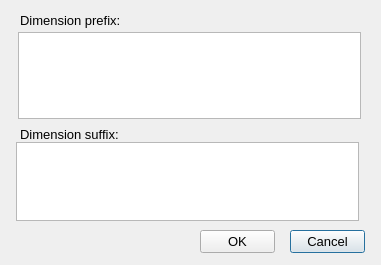
<?xml version="1.0" encoding="UTF-8"?>
<ui version="4.0">
 <class>DimensionText_Dialog</class>
 <widget class="QDialog" name="DimensionText_Dialog">
  <property name="geometry">
   <rect>
    <x>0</x>
    <y>0</y>
    <width>381</width>
    <height>265</height>
   </rect>
  </property>
  <property name="font">
   <font>
    <pointsize>10</pointsize>
   </font>
  </property>
  <property name="windowTitle">
   <string>Change dimension text</string>
  </property>
  <widget class="QLabel" name="label">
   <property name="geometry">
    <rect>
     <x>20</x>
     <y>10</y>
     <width>121</width>
     <height>20</height>
    </rect>
   </property>
   <property name="font">
    <font>
     <pointsize>10</pointsize>
    </font>
   </property>
   <property name="text">
    <string>Dimension prefix:</string>
   </property>
   <property name="alignment">
    <set>Qt::AlignLeading|Qt::AlignLeft|Qt::AlignVCenter</set>
   </property>
  </widget>
  <widget class="QLabel" name="label_2">
   <property name="geometry">
    <rect>
     <x>20</x>
     <y>124</y>
     <width>121</width>
     <height>20</height>
    </rect>
   </property>
   <property name="font">
    <font>
     <pointsize>10</pointsize>
    </font>
   </property>
   <property name="text">
    <string>Dimension suffix:</string>
   </property>
   <property name="alignment">
    <set>Qt::AlignLeading|Qt::AlignLeft|Qt::AlignVCenter</set>
   </property>
  </widget>
  <widget class="QPushButton" name="_2">
   <property name="geometry">
    <rect>
     <x>290</x>
     <y>230</y>
     <width>75</width>
     <height>23</height>
    </rect>
   </property>
   <property name="text">
    <string>Cancel</string>
   </property>
  </widget>
  <widget class="QPushButton" name="_1">
   <property name="geometry">
    <rect>
     <x>200</x>
     <y>230</y>
     <width>75</width>
     <height>23</height>
    </rect>
   </property>
   <property name="text">
    <string>OK</string>
   </property>
  </widget>
  <widget class="QTextEdit" name="_100">
   <property name="geometry">
    <rect>
     <x>18</x>
     <y>32</y>
     <width>343</width>
     <height>87</height>
    </rect>
   </property>
  </widget>
  <widget class="QTextEdit" name="_101">
   <property name="geometry">
    <rect>
     <x>16</x>
     <y>142</y>
     <width>343</width>
     <height>79</height>
    </rect>
   </property>
  </widget>
 </widget>
 <resources/>
 <connections/>
</ui>
